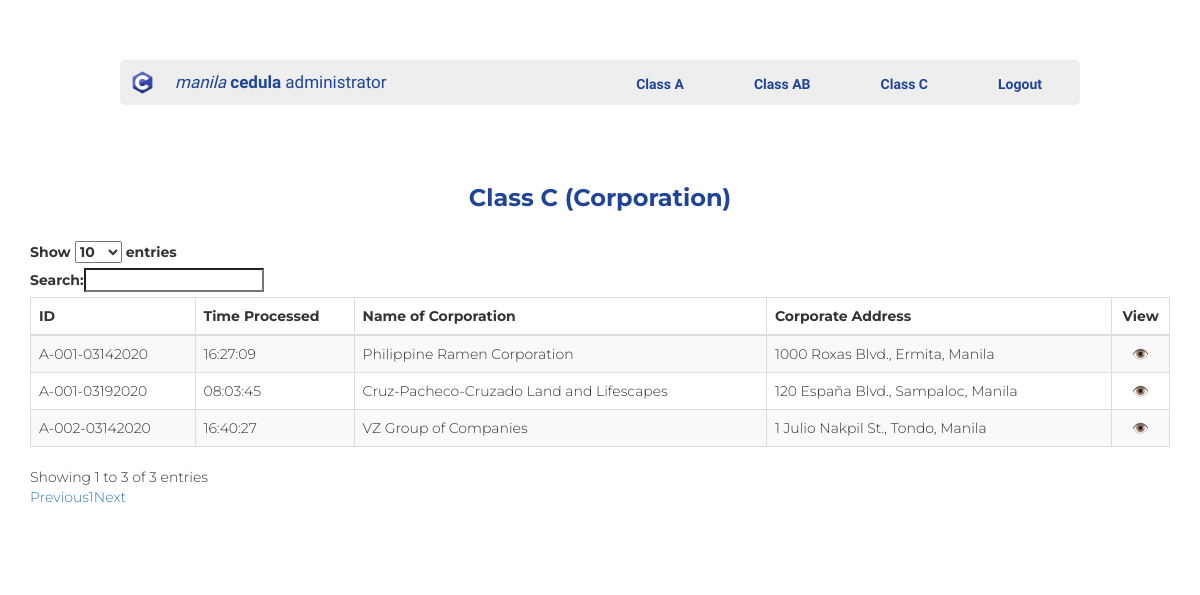
The app's page /admin_class_c.php (signed in), older data.
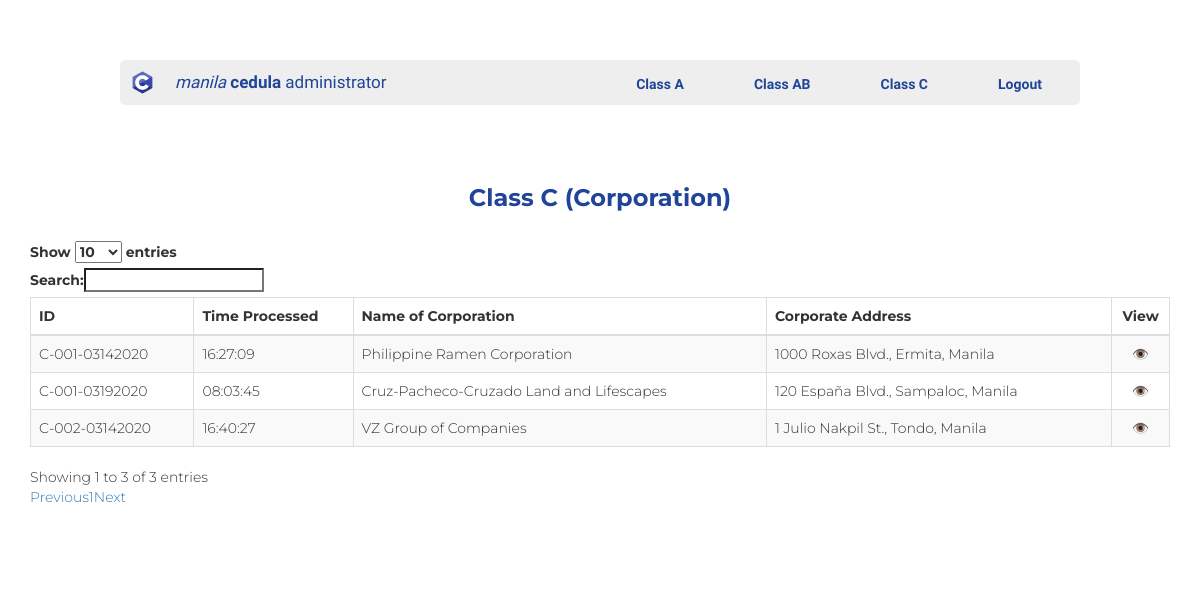
The same page, newer data.
### tables this page shows
CREATE TABLE `classc` (
  `ID` int(11) NOT NULL,
  `queueNo` varchar(14) NOT NULL,
  `dateProcessed` date NOT NULL,
  `timeProcessed` time NOT NULL,
  `firstName` varchar(50) NOT NULL,
  `middle` varchar(5) NOT NULL,
  `lastName` varchar(30) NOT NULL,
  `corporation` varchar(100) NOT NULL,
  `addressOfCorporation` varchar(100) NOT NULL,
  `dateOfRegistration` date NOT NULL,
  `placeOfRegistration` varchar(100) NOT NULL,
  `natureOfBusiness` varchar(50) NOT NULL,
  `nbspTIN` bigint(20) NOT NULL,
  `assessedRealProperty` double NOT NULL,
  `grossEarnings` double NOT NULL
);

### admin_class_c_table.php (the view, shortened to what this page needs)
<thead>
     <tr>
          <td><b>ID</b></td>
          <td><b>Time Processed</b></td>
          <td><b>Name of Corporation</b></td>
          <td><b>Corporate Address</b></td>
          <td align="center"><b>View</b></td>
     </tr>
</thead>
<?php
     $con = mysqli_connect('localhost', 'root', '');
     mysqli_select_db($con, 'cedula');
     $query = "SELECT * FROM classc";
     mysqli_query($con, $query);
     $sortTable="SELECT * FROM classc ORDER BY id DESC";
     $sortedTable = mysqli_query($con, $sortTable);
     while($row = mysqli_fetch_array($sortedTable))
     {
     echo '
     <tr>
          <td>'.$row["queueNo"].'</td>
          <td>'.$row["timeProcessed"].'</td>
          <td>'.$row["corporation"].'</td>
          <td>'.$row["addressOfCorporation"].'</td>
          <td align="center"><a href="">👁️</a></td>
     </tr>
     ';
     }
?>

Row changes from the older to the newer data that the page shows:
changed classc "Cruz-Pacheco-Cruzado Land and Lifescapes": queueNo "A-001-03192020" → "C-001-03192020"
changed classc "VZ Group of Companies": queueNo "A-002-03142020" → "C-002-03142020"
changed classc "Philippine Ramen Corporation": queueNo "A-001-03142020" → "C-001-03142020"
